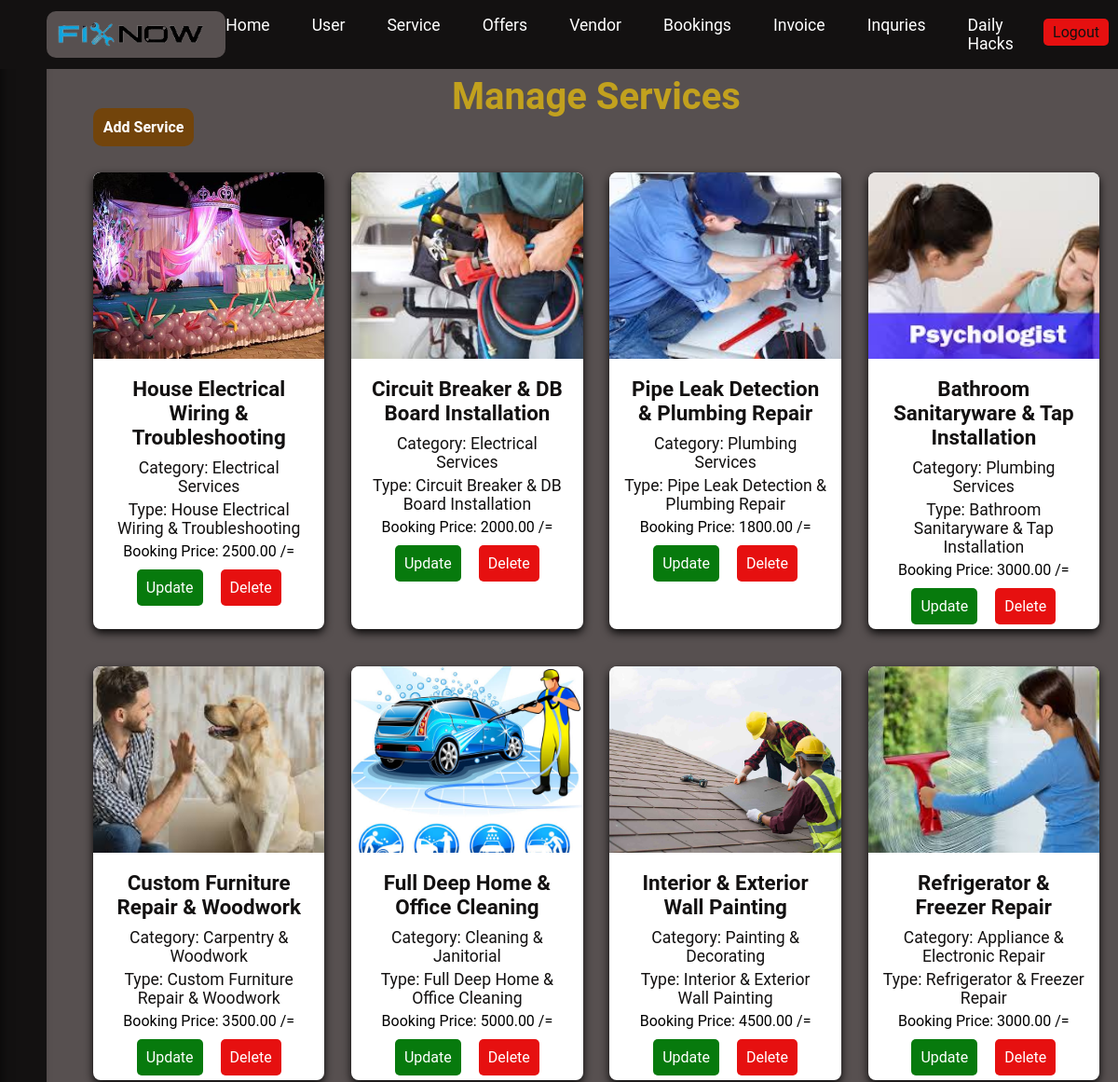
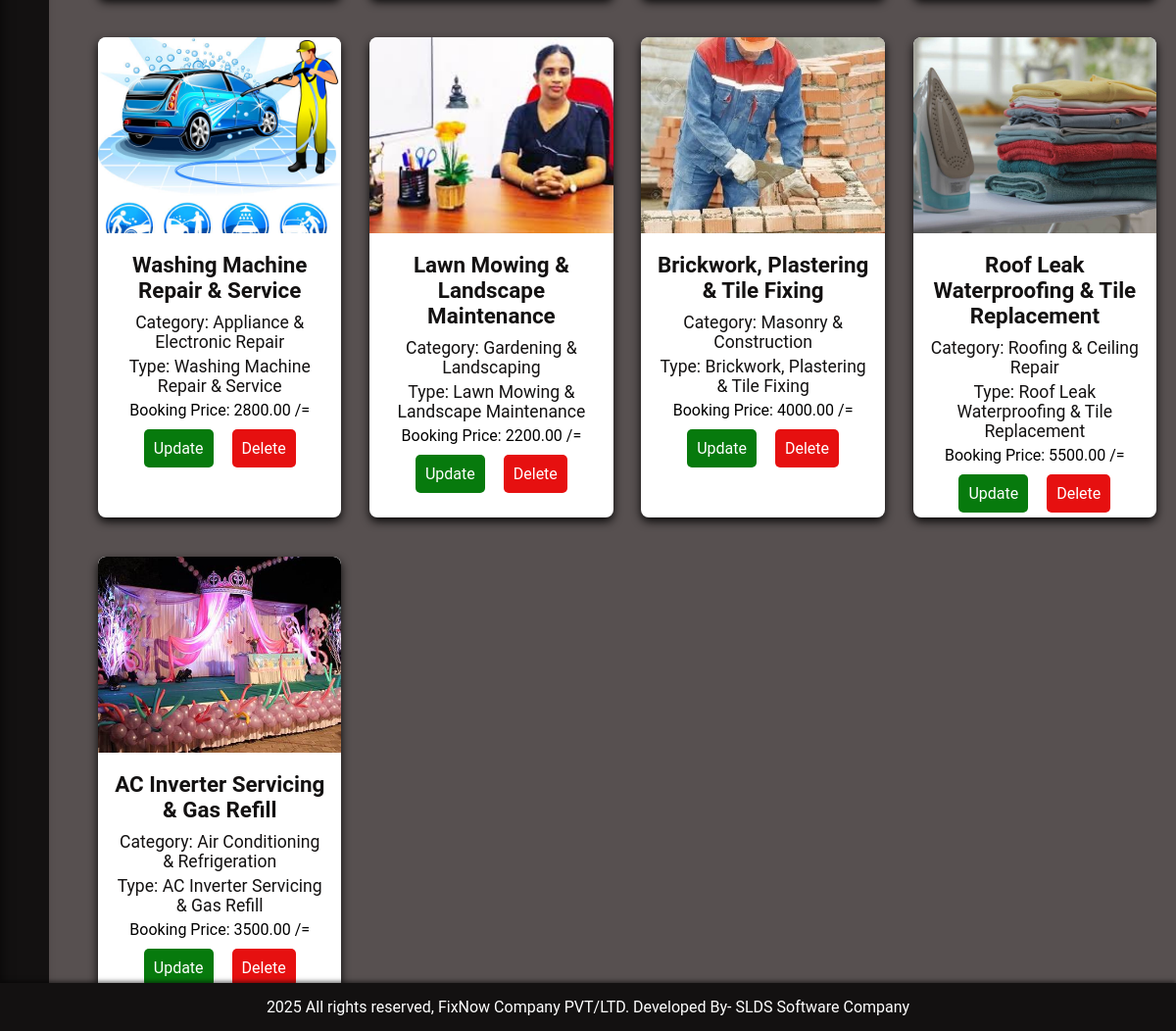
The app's page /admin/manage-services.php (signed in) with its own data (2 pictures, top to bottom).
### tables this page shows
CREATE TABLE `tbl_service` (
  `id` int(11) NOT NULL AUTO_INCREMENT,
  `category_id` int(11) NOT NULL,
  `service_type` varchar(150) NOT NULL,
  `about_service` text DEFAULT NULL,
  `booking_price` decimal(10,2) NOT NULL DEFAULT 0.00,
  `service_image` varchar(255) DEFAULT NULL,
  `created_at` timestamp NOT NULL DEFAULT current_timestamp(),
  PRIMARY KEY (`id`),
  KEY `category_id` (`category_id`)
);

CREATE TABLE `tbl_category` (
  `id` int(11) NOT NULL AUTO_INCREMENT,
  `category_name` varchar(100) NOT NULL UNIQUE,
  `created_at` timestamp NOT NULL DEFAULT current_timestamp(),
  PRIMARY KEY (`id`)
);

### admin/manage-services.php (the view)
<?php
include('partials/main.php');
?>
<div class="main-content">
    <div class="wrapper">
        <h1 class="main-welcome">Manage Services</h1>
        <a href="add-services.php" class="btn-primary">Add Service</a>
        <br /><br />
        <div class="services-container">
            <?php
            $sql = "SELECT s.id as service_id, s.service_type, s.booking_price, s.service_image, c.category_name
                    FROM tbl_service s
                    INNER JOIN tbl_category c ON s.category_id = c.id";
            $stmt = $conn->prepare($sql);
            $stmt->execute();
            $result = $stmt->get_result();
            if ($result->num_rows > 0) {
                while ($row = $result->fetch_assoc()) {
                    $service_id = $row['service_id'];
                    $service_type = $row['service_type'];
                    $category_name = $row['category_name'];
                    $service_image = $row['service_image'];
                    $booking_price = $row['booking_price'];
                    $image_path = "../images/service_images/" . $service_image;
            ?>
                    <div class="service-card">
                        <img src="<?php echo $image_path; ?>" alt="Service Image" class="service-image">
                        <div class="service-details">
                            <h3 class="service-name"><?php echo $service_type; ?></h3>
                            <p class="service-category">Category: <?php echo $category_name; ?></p>
                            <p class="service-type">Type: <?php echo $service_type; ?></p>
                            <p class="service-price">Booking Price: <?php echo $booking_price; ?> /=</p>
                            <div class="service-actions">
                                <a href="update-services.php?id=<?php echo $service_id; ?>" class="btn-secondary">Update</a>
                                <a href="delete-services.php?id=<?php echo $service_id; ?>" class="btn-danger" onclick="return confirm('Are you sure you want to delete this service?');">Delete</a>
                            </div>
                        </div>
                    </div>
            <?php
                }
            } else {
                echo "<p>No services available.</p>";
            }
            ?>
        </div>
    </div>
</div>
<?php include('partials/footer.php'); ?>

### admin/admin_css/style.css (style rules this page uses)
:root { --primary-color: #131111; --primaryHover-color: #333333; --secondary-color: #e61010; --secondaryHover-color: #ff4d4d; --text-color: #ffffff; --textHover-color: #e2cdcd; --hover-color: #ffd700; --background-color: #575050; --border-color: #8f7b7b; --accent-color: #ffcc00; --accentHover-color: #c2a11e; --button: #72440b; --buttonHover: #c58433; --Update: #077a0d; --UpdateHover: #0faa17; --shadow-color: rgba(66, 60, 60, 0.2); }
* { margin: 0; padding: 0; box-sizing: border-box; font-family: 'Roboto', sans-serif; }
body { margin: 0; font-family: Arial, sans-serif; background-color: var(--background-color); padding-top: 60px; }
.main-welcome { font-size: 40px; text-align: center; color: var(--accentHover-color); }
.main-content { padding: 20px; margin-left: 80px; }
.btn-primary { background-color: var(--button); padding: 1%; color: white; border-radius: 10px; text-decoration: none; font-weight: bold; margin-bottom: 20px; }
.btn-secondary, .btn-danger { padding: 10px 10px; border-radius: 5px; color: var(--text-color); }
.btn-secondary { background-color: var(--Update); }
.btn-danger { background-color: var(--secondary-color); margin-left: 15px; }
a { text-decoration: none; }
.services-container { display: flex; flex-wrap: wrap; justify-content: space-between; gap: 20px; margin-top: 20px; }
.service-card { background-color: var(--text-color); width: 23%; box-shadow: 0 4px 10px rgba(0, 0, 0, 0.9); border-radius: 8px; overflow: hidden; text-align: center; transition: transform 0.3s ease, box-shadow 0.3s ease; margin-bottom: 20px; }
.service-image { width: 100%; height: 200px; object-fit: cover; border-radius: 8px 8px 0 0; }
.service-details { padding: 15px; }
.service-name { font-size: 1.4em; font-weight: bold; color: var(--primary-color); margin-bottom: 10px; }
.service-category, .service-type { font-size: 1.1em; color: var(--primary-color); margin: 5px 0; }
.service-actions { margin-top: 20px; }

### records on screen
tbl_service: service_image (picture), service_type "House Electrical Wiring & Troubleshooting", category.category_name "Electrical Services", booking_price "2500.00"
tbl_service: service_image (picture), service_type "Circuit Breaker & DB Board Installation", category.category_name "Electrical Services", booking_price "2000.00"
tbl_service: service_image (picture), service_type "Pipe Leak Detection & Plumbing Repair", category.category_name "Plumbing Services", booking_price "1800.00"
tbl_service: service_image (picture), service_type "Bathroom Sanitaryware & Tap Installation", category.category_name "Plumbing Services", booking_price "3000.00"
tbl_service: service_image (picture), service_type "Custom Furniture Repair & Woodwork", category.category_name "Carpentry & Woodwork", booking_price "3500.00"
tbl_service: service_image (picture), service_type "Full Deep Home & Office Cleaning", category.category_name "Cleaning & Janitorial", booking_price "5000.00"
tbl_service: service_image (picture), service_type "Interior & Exterior Wall Painting", category.category_name "Painting & Decorating", booking_price "4500.00"
tbl_service: service_image (picture), service_type "Refrigerator & Freezer Repair", category.category_name "Appliance & Electronic Repair", booking_price "3000.00"
tbl_service: service_image (picture), service_type "Washing Machine Repair & Service", category.category_name "Appliance & Electronic Repair", booking_price "2800.00"
tbl_service: service_image (picture), service_type "Lawn Mowing & Landscape Maintenance", category.category_name "Gardening & Landscaping", booking_price "2200.00"
tbl_service: service_image (picture), service_type "Brickwork, Plastering & Tile Fixing", category.category_name "Masonry & Construction", booking_price "4000.00"
tbl_service: service_image (picture), service_type "Roof Leak Waterproofing & Tile Replacement", category.category_name "Roofing & Ceiling Repair", booking_price "5500.00"
tbl_service: service_image (picture), service_type "AC Inverter Servicing & Gas Refill", category.category_name "Air Conditioning & Refrigeration", booking_price "3500.00"
